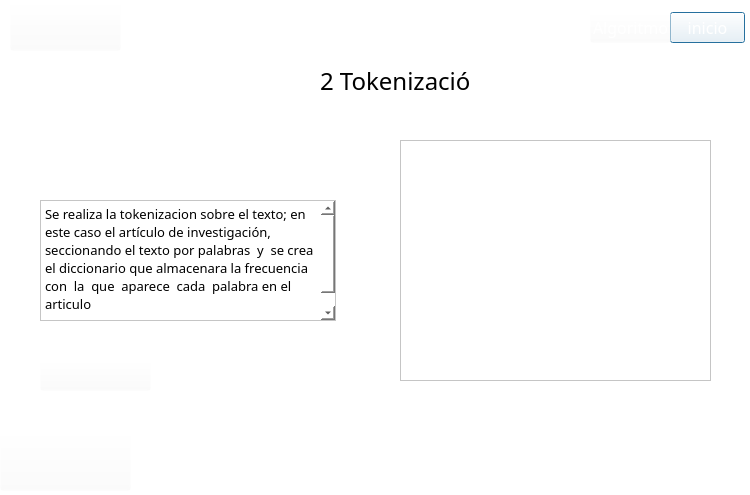
<?xml version="1.0" encoding="UTF-8"?>
<ui version="4.0">
 <class>Dialog</class>
 <widget class="QDialog" name="Dialog">
  <property name="geometry">
   <rect>
    <x>0</x>
    <y>0</y>
    <width>750</width>
    <height>495</height>
   </rect>
  </property>
  <property name="minimumSize">
   <size>
    <width>750</width>
    <height>495</height>
   </size>
  </property>
  <property name="maximumSize">
   <size>
    <width>750</width>
    <height>495</height>
   </size>
  </property>
  <property name="font">
   <font>
    <weight>75</weight>
    <bold>true</bold>
   </font>
  </property>
  <property name="windowTitle">
   <string>Paso 2</string>
  </property>
  <property name="styleSheet">
   <string notr="true">background-color: rgb(255, 255, 255, 255);</string>
  </property>
  <widget class="QPushButton" name="inicio">
   <property name="geometry">
    <rect>
     <x>670</x>
     <y>12</y>
     <width>75</width>
     <height>31</height>
    </rect>
   </property>
   <property name="font">
    <font>
     <family>Sylfaen</family>
     <pointsize>12</pointsize>
    </font>
   </property>
   <property name="cursor">
    <cursorShape>PointingHandCursor</cursorShape>
   </property>
   <property name="styleSheet">
    <string notr="true">background-color: rgb(255, 255, 255, 0);
font: 12pt &quot;Sylfaen&quot;;
color: rgb(255, 255, 255);</string>
   </property>
   <property name="text">
    <string>inicio</string>
   </property>
  </widget>
  <widget class="QLabel" name="label_2">
   <property name="geometry">
    <rect>
     <x>0</x>
     <y>-2</y>
     <width>751</width>
     <height>51</height>
    </rect>
   </property>
   <property name="text">
    <string/>
   </property>
   <property name="pixmap">
    <pixmap>../Images/header.png</pixmap>
   </property>
  </widget>
  <widget class="QPushButton" name="pushButton">
   <property name="geometry">
    <rect>
     <x>0</x>
     <y>430</y>
     <width>131</width>
     <height>61</height>
    </rect>
   </property>
   <property name="styleSheet">
    <string notr="true">background-color: rgb(255, 255, 255, 0);
font: 12pt &quot;Sylfaen&quot;;
color: rgb(255, 255, 255);</string>
   </property>
   <property name="text">
    <string/>
   </property>
   <property name="icon">
    <iconset>
     <normaloff>../Images/marca_UTP.png</normaloff>../Images/marca_UTP.png</iconset>
   </property>
   <property name="iconSize">
    <size>
     <width>125</width>
     <height>125</height>
    </size>
   </property>
  </widget>
  <widget class="QLabel" name="label">
   <property name="geometry">
    <rect>
     <x>320</x>
     <y>60</y>
     <width>151</width>
     <height>41</height>
    </rect>
   </property>
   <property name="font">
    <font>
     <family>Sylfaen</family>
     <pointsize>18</pointsize>
     <weight>9</weight>
     <italic>false</italic>
     <bold>false</bold>
    </font>
   </property>
   <property name="styleSheet">
    <string notr="true">font: 75 18pt &quot;Sylfaen&quot;;</string>
   </property>
   <property name="text">
    <string>2 Tokenización</string>
   </property>
  </widget>
  <widget class="QPushButton" name="ver">
   <property name="geometry">
    <rect>
     <x>40</x>
     <y>360</y>
     <width>111</width>
     <height>31</height>
    </rect>
   </property>
   <property name="font">
    <font>
     <family>Sylfaen</family>
     <pointsize>12</pointsize>
     <weight>50</weight>
     <italic>false</italic>
     <bold>false</bold>
    </font>
   </property>
   <property name="styleSheet">
    <string notr="true">background-color: rgb(255, 255, 255, 0);
font: 12pt &quot;Sylfaen&quot;;
color: rgb(255, 255, 255);</string>
   </property>
   <property name="text">
    <string/>
   </property>
   <property name="icon">
    <iconset>
     <normaloff>../Images/BotonesPasos/TokenizarBtn.png</normaloff>../Images/BotonesPasos/TokenizarBtn.png</iconset>
   </property>
   <property name="iconSize">
    <size>
     <width>110</width>
     <height>100</height>
    </size>
   </property>
  </widget>
  <widget class="QPushButton" name="logo">
   <property name="geometry">
    <rect>
     <x>10</x>
     <y>0</y>
     <width>111</width>
     <height>51</height>
    </rect>
   </property>
   <property name="font">
    <font>
     <family>Sylfaen</family>
     <pointsize>12</pointsize>
    </font>
   </property>
   <property name="cursor">
    <cursorShape>PointingHandCursor</cursorShape>
   </property>
   <property name="styleSheet">
    <string notr="true">background-color: rgb(255, 255, 255, 0);
font: 12pt &quot;Sylfaen&quot;;
color: rgb(255, 255, 255);</string>
   </property>
   <property name="text">
    <string/>
   </property>
   <property name="icon">
    <iconset>
     <normaloff>../Images/logo.png</normaloff>../Images/logo.png</iconset>
   </property>
   <property name="iconSize">
    <size>
     <width>120</width>
     <height>120</height>
    </size>
   </property>
  </widget>
  <widget class="QTextEdit" name="contenedor">
   <property name="geometry">
    <rect>
     <x>400</x>
     <y>140</y>
     <width>311</width>
     <height>241</height>
    </rect>
   </property>
   <property name="font">
    <font>
     <family>Sylfaen</family>
     <pointsize>11</pointsize>
    </font>
   </property>
   <property name="styleSheet">
    <string notr="true"/>
   </property>
   <property name="readOnly">
    <bool>true</bool>
   </property>
   <property name="html">
    <string>&lt;!DOCTYPE HTML PUBLIC &quot;-//W3C//DTD HTML 4.0//EN&quot; &quot;http://www.w3.org/TR/REC-html40/strict.dtd&quot;&gt;
&lt;html&gt;&lt;head&gt;&lt;meta name=&quot;qrichtext&quot; content=&quot;1&quot; /&gt;&lt;style type=&quot;text/css&quot;&gt;
p, li { white-space: pre-wrap; }
&lt;/style&gt;&lt;/head&gt;&lt;body style=&quot; font-family:'Sylfaen'; font-size:11pt; font-weight:400; font-style:normal;&quot;&gt;
&lt;p style=&quot;-qt-paragraph-type:empty; margin-top:0px; margin-bottom:0px; margin-left:0px; margin-right:0px; -qt-block-indent:0; text-indent:0px;&quot;&gt;&lt;br /&gt;&lt;/p&gt;&lt;/body&gt;&lt;/html&gt;</string>
   </property>
  </widget>
  <widget class="QPushButton" name="algoritmo">
   <property name="geometry">
    <rect>
     <x>590</x>
     <y>12</y>
     <width>81</width>
     <height>31</height>
    </rect>
   </property>
   <property name="font">
    <font>
     <family>Sylfaen</family>
     <pointsize>12</pointsize>
    </font>
   </property>
   <property name="cursor">
    <cursorShape>PointingHandCursor</cursorShape>
   </property>
   <property name="styleSheet">
    <string notr="true">background-color: rgb(255, 255, 255, 0);
font: 12pt &quot;Sylfaen&quot;;
color: rgb(255, 255, 255);</string>
   </property>
   <property name="text">
    <string>Algoritmo</string>
   </property>
  </widget>
  <widget class="QLabel" name="label_9">
   <property name="geometry">
    <rect>
     <x>40</x>
     <y>140</y>
     <width>296</width>
     <height>44</height>
    </rect>
   </property>
   <property name="text">
    <string/>
   </property>
   <property name="pixmap">
    <pixmap>../Images/Algoritmo/a2.PNG</pixmap>
   </property>
  </widget>
  <widget class="QPlainTextEdit" name="plainTextEdit_3">
   <property name="enabled">
    <bool>true</bool>
   </property>
   <property name="geometry">
    <rect>
     <x>40</x>
     <y>200</y>
     <width>296</width>
     <height>121</height>
    </rect>
   </property>
   <property name="font">
    <font>
     <family>Sylfaen</family>
     <pointsize>10</pointsize>
     <kerning>true</kerning>
    </font>
   </property>
   <property name="cursor" stdset="0">
    <cursorShape>ArrowCursor</cursorShape>
   </property>
   <property name="toolTip">
    <string/>
   </property>
   <property name="layoutDirection">
    <enum>Qt::LeftToRight</enum>
   </property>
   <property name="autoFillBackground">
    <bool>false</bool>
   </property>
   <property name="styleSheet">
    <string notr="true"/>
   </property>
   <property name="undoRedoEnabled">
    <bool>true</bool>
   </property>
   <property name="readOnly">
    <bool>true</bool>
   </property>
   <property name="plainText">
    <string>Se realiza la tokenizacion sobre el texto; en este caso el artículo de investigación, seccionando el texto por palabras  y  se crea  el diccionario que almacenara la frecuencia  con  la  que  aparece  cada  palabra en el articulo
</string>
   </property>
   <property name="backgroundVisible">
    <bool>false</bool>
   </property>
   <property name="centerOnScroll">
    <bool>false</bool>
   </property>
  </widget>
  <zorder>label_2</zorder>
  <zorder>inicio</zorder>
  <zorder>pushButton</zorder>
  <zorder>label</zorder>
  <zorder>ver</zorder>
  <zorder>logo</zorder>
  <zorder>contenedor</zorder>
  <zorder>algoritmo</zorder>
  <zorder>label_9</zorder>
  <zorder>plainTextEdit_3</zorder>
 </widget>
 <resources/>
 <connections/>
</ui>
